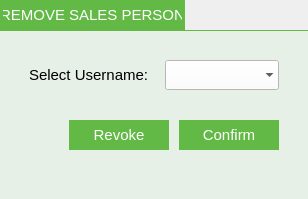
              <widget class="QFrame" name="frame">
               <property name="sizePolicy">
                <sizepolicy hsizetype="Expanding" vsizetype="Expanding">
                 <horstretch>0</horstretch>
                 <verstretch>0</verstretch>
                </sizepolicy>
               </property>
               <property name="minimumSize">
                <size>
                 <width>0</width>
                 <height>0</height>
                </size>
               </property>
               <property name="frameShape">
                <enum>QFrame::NoFrame</enum>
               </property>
               <property name="frameShadow">
                <enum>QFrame::Plain</enum>
               </property>
               <layout class="QVBoxLayout" name="verticalLayout_14">
                <property name="spacing">
                 <number>0</number>
                </property>
                <property name="leftMargin">
                 <number>0</number>
                </property>
                <property name="topMargin">
                 <number>0</number>
                </property>
                <property name="rightMargin">
                 <number>0</number>
                </property>
                <property name="bottomMargin">
                 <number>0</number>
                </property>
                <item>
                 <layout class="QHBoxLayout" name="horizontalLayout_25">
                  <property name="spacing">
                   <number>0</number>
                  </property>
                  <item>
                   <widget class="QLabel" name="label_14">
                    <property name="minimumSize">
                     <size>
                      <width>185</width>
                      <height>30</height>
                     </size>
                    </property>
                    <property name="maximumSize">
                     <size>
                      <width>185</width>
                      <height>30</height>
                     </size>
                    </property>
                    <property name="font">
                     <font>
                      <pointsize>11</pointsize>
                     </font>
                    </property>
                    <property name="styleSheet">
                     <string notr="true">background-color: #63b946;
color: #ffffff;
padding: 3px;</string>
                    </property>
                    <property name="text">
                     <string>REMOVE SALES PERSON</string>
                    </property>
                    <property name="alignment">
                     <set>Qt::AlignCenter</set>
                    </property>
                   </widget>
                  </item>
                  <item>
                   <spacer name="horizontalSpacer_12">
                    <property name="orientation">
                     <enum>Qt::Horizontal</enum>
                    </property>
                    <property name="sizeHint" stdset="0">
                     <size>
                      <width>40</width>
                      <height>20</height>
                     </size>
                    </property>
                   </spacer>
                  </item>
                 </layout>
                </item>
                <item>
                 <widget class="QLabel" name="label_16">
                  <property name="maximumSize">
                   <size>
                    <width>16777215</width>
                    <height>1</height>
                   </size>
                  </property>
                  <property name="styleSheet">
                   <string notr="true">background-color: #63b946;</string>
                  </property>
                  <property name="text">
                   <string/>
                  </property>
                 </widget>
                </item>
                <item>
                 <widget class="QFrame" name="frame_8">
                  <property name="sizePolicy">
                   <sizepolicy hsizetype="Expanding" vsizetype="Expanding">
                    <horstretch>0</horstretch>
                    <verstretch>0</verstretch>
                   </sizepolicy>
                  </property>
                  <property name="styleSheet">
                   <string notr="true">background-color:rgb(230, 240, 230);</string>
                  </property>
                  <property name="frameShape">
                   <enum>QFrame::NoFrame</enum>
                  </property>
                  <property name="frameShadow">
                   <enum>QFrame::Plain</enum>
                  </property>
                  <layout class="QGridLayout" name="gridLayout_9">
                   <item row="1" column="1">
                    <layout class="QFormLayout" name="formLayout_2">
                     <property name="verticalSpacing">
                      <number>10</number>
                     </property>
                     <property name="leftMargin">
                      <number>0</number>
                     </property>
                     <property name="topMargin">
                      <number>0</number>
                     </property>
                     <property name="rightMargin">
                      <number>0</number>
                     </property>
                     <property name="bottomMargin">
                      <number>0</number>
                     </property>
                     <item row="0" column="0">
                      <widget class="QLabel" name="label_21">
                       <property name="sizePolicy">
                        <sizepolicy hsizetype="Expanding" vsizetype="Expanding">
                         <horstretch>0</horstretch>
                         <verstretch>0</verstretch>
                        </sizepolicy>
                       </property>
                       <property name="minimumSize">
                        <size>
                         <width>130</width>
                         <height>30</height>
                        </size>
                       </property>
                       <property name="maximumSize">
                        <size>
                         <width>130</width>
                         <height>30</height>
                        </size>
                       </property>
                       <property name="font">
                        <font>
                         <pointsize>11</pointsize>
                        </font>
                       </property>
                       <property name="text">
                        <string>Select Username:</string>
                       </property>
                      </widget>
                     </item>
                     <item row="0" column="1">
                      <widget class="QComboBox" name="removeSalesPersonUsernameComboBox">
                       <property name="sizePolicy">
                        <sizepolicy hsizetype="Expanding" vsizetype="Expanding">
                         <horstretch>0</horstretch>
                         <verstretch>0</verstretch>
                        </sizepolicy>
                       </property>
                       <property name="minimumSize">
                        <size>
                         <width>100</width>
                         <height>30</height>
                        </size>
                       </property>
                       <property name="maximumSize">
                        <size>
                         <width>16777215</width>
                         <height>30</height>
                        </size>
                       </property>
                       <property name="font">
                        <font>
                         <pointsize>11</pointsize>
                        </font>
                       </property>
                       <property name="styleSheet">
                        <string notr="true">color: #000000;
background-color:#ffffff;</string>
                       </property>
                       <property name="editable">
                        <bool>false</bool>
                       </property>
                       <property name="currentIndex">
                        <number>-1</number>
                       </property>
                       <property name="duplicatesEnabled">
                        <bool>true</bool>
                       </property>
                       <property name="frame">
                        <bool>false</bool>
                       </property>
                      </widget>
                     </item>
                     <item row="1" column="0" colspan="2">
                      <layout class="QHBoxLayout" name="horizontalLayout_28">
                       <property name="spacing">
                        <number>10</number>
                       </property>
                       <property name="topMargin">
                        <number>20</number>
                       </property>
                       <item>
                        <spacer name="horizontalSpacer_38">
                         <property name="orientation">
                          <enum>Qt::Horizontal</enum>
                         </property>
                         <property name="sizeHint" stdset="0">
                          <size>
                           <width>40</width>
                           <height>20</height>
                          </size>
                         </property>
                        </spacer>
                       </item>
                       <item>
                        <widget class="QPushButton" name="removeSalesPersonRevokeButton">
                         <property name="sizePolicy">
                          <sizepolicy hsizetype="Expanding" vsizetype="Expanding">
                           <horstretch>0</horstretch>
                           <verstretch>0</verstretch>
                          </sizepolicy>
                         </property>
                         <property name="minimumSize">
                          <size>
                           <width>100</width>
                           <height>30</height>
                          </size>
                         </property>
                         <property name="maximumSize">
                          <size>
                           <width>16777215</width>
                           <height>30</height>
                          </size>
                         </property>
                         <property name="font">
                          <font>
                           <pointsize>11</pointsize>
                           <weight>50</weight>
                           <bold>false</bold>
                          </font>
                         </property>
                         <property name="styleSheet">
                          <string notr="true">QPushButton#removeSalesPersonRevokeButton{
	color: #ffffff;
	background-color: #63b946;
	border: 0px;
	padding-right: 5px;
	padding-left: 5px;
}
QPushButton#removeSalesPersonRevokeButton:hover{
	color: #000000;
	background-color: rgb(255, 255, 255);
}
QPushButton#removeSalesPersonRevokeButton:pressed{
	color: #000000;
	background-color: #f2f2f2;
}</string>
                         </property>
                         <property name="text">
                          <string>Revoke</string>
                         </property>
                        </widget>
                       </item>
                       <item>
                        <widget class="QPushButton" name="removeSalesPersonConfirmButton">
                         <property name="sizePolicy">
                          <sizepolicy hsizetype="Expanding" vsizetype="Expanding">
                           <horstretch>0</horstretch>
                           <verstretch>0</verstretch>
                          </sizepolicy>
                         </property>
                         <property name="minimumSize">
                          <size>
                           <width>100</width>
                           <height>30</height>
                          </size>
                         </property>
                         <property name="maximumSize">
                          <size>
                           <width>16777215</width>
                           <height>30</height>
                          </size>
                         </property>
                         <property name="font">
                          <font>
                           <pointsize>11</pointsize>
                           <weight>50</weight>
                           <bold>false</bold>
                          </font>
                         </property>
                         <property name="styleSheet">
                          <string notr="true">QPushButton#removeSalesPersonConfirmButton{
	color: #ffffff;
	background-color: #63b946;
	border: 0px;
	padding-right: 5px;
	padding-left: 5px;
}
QPushButton#removeSalesPersonConfirmButton:hover{
	color: #000000;
	background-color: rgb(255, 255, 255);
}
QPushButton#removeSalesPersonConfirmButton:pressed{
	color: #000000;
	background-color: #f2f2f2;
}</string>
                         </property>
                         <property name="text">
                          <string>Confirm</string>
                         </property>
                        </widget>
                       </item>
                      </layout>
                     </item>
                    </layout>
                   </item>
                   <item row="1" column="2">
                    <spacer name="horizontalSpacer_14">
                     <property name="orientation">
                      <enum>Qt::Horizontal</enum>
                     </property>
                     <property name="sizeType">
                      <enum>QSizePolicy::Preferred</enum>
                     </property>
                     <property name="sizeHint" stdset="0">
                      <size>
                       <width>20</width>
                       <height>20</height>
                      </size>
                     </property>
                    </spacer>
                   </item>
                   <item row="1" column="0">
                    <spacer name="horizontalSpacer_13">
                     <property name="orientation">
                      <enum>Qt::Horizontal</enum>
                     </property>
                     <property name="sizeType">
                      <enum>QSizePolicy::Preferred</enum>
                     </property>
                     <property name="sizeHint" stdset="0">
                      <size>
                       <width>20</width>
                       <height>20</height>
                      </size>
                     </property>
                    </spacer>
                   </item>
                   <item row="0" column="1">
                    <spacer name="verticalSpacer_4">
                     <property name="orientation">
                      <enum>Qt::Vertical</enum>
                     </property>
                     <property name="sizeType">
                      <enum>QSizePolicy::Preferred</enum>
                     </property>
                     <property name="sizeHint" stdset="0">
                      <size>
                       <width>20</width>
                       <height>20</height>
                      </size>
                     </property>
                    </spacer>
                   </item>
                   <item row="2" column="1">
                    <spacer name="verticalSpacer_5">
                     <property name="orientation">
                      <enum>Qt::Vertical</enum>
                     </property>
                     <property name="sizeType">
                      <enum>QSizePolicy::Expanding</enum>
                     </property>
                     <property name="sizeHint" stdset="0">
                      <size>
                       <width>20</width>
                       <height>40</height>
                      </size>
                     </property>
                    </spacer>
                   </item>
                  </layout>
                 </widget>
                </item>
               </layout>
              </widget>
